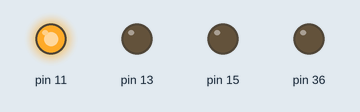
Recording of a program running on a simulated Raspberry Pi (header pin numbers). Parts: output pins drawn as LEDs (lit = HIGH). At 5.0 s the program stops and its outputs stay as they are.

Above: at 0.1 s.
At 1.1 s:
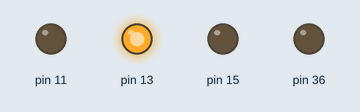
At 2.1 s:
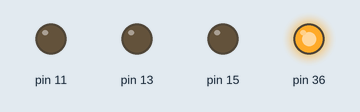
At 3.1 s:
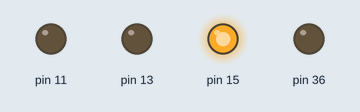
At 4.1 s:
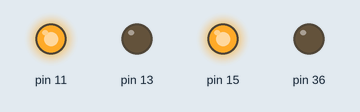
At 5.1 s:
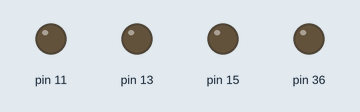
Timing chart, 0 to 6.5 s (numbered marks = the images above):
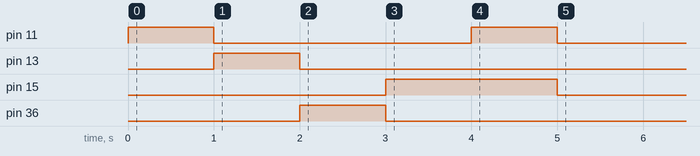

The program:

LED.py
```python
import time
import RPi.GPIO as GPIO
GPIO.setmode(GPIO.BOARD)
GPIO.setup(11,GPIO.OUT)
GPIO.setup(13,GPIO.OUT)
GPIO.setup(15,GPIO.OUT)
GPIO.setup(36,GPIO.OUT)

GPIO.output(11, 1)
time.sleep(1)
GPIO.output(11, 0)
GPIO.output(13, 1)
time.sleep(1)
GPIO.output(13,0)
GPIO.output(36,1)
time.sleep(1)
GPIO.output(36,0)
GPIO.output(15,1)
time.sleep(1)
GPIO.output(15,0)
GPIO.output(15,1)
GPIO.output(11,1)
time.sleep(1)
GPIO.output(15,0)
GPIO.output(11,0)
```

Measured:
- by itself, pin 11: alternates HIGH for 1.0 s and LOW for 3.0 s
- by itself, pin 13: LOW → HIGH at 1.0 s, → LOW 1.0 s later
- by itself, pin 15: LOW → HIGH at 3.0 s, → LOW 2.0 s later
- by itself, pin 36: LOW → HIGH at 2.0 s, → LOW 1.0 s later
